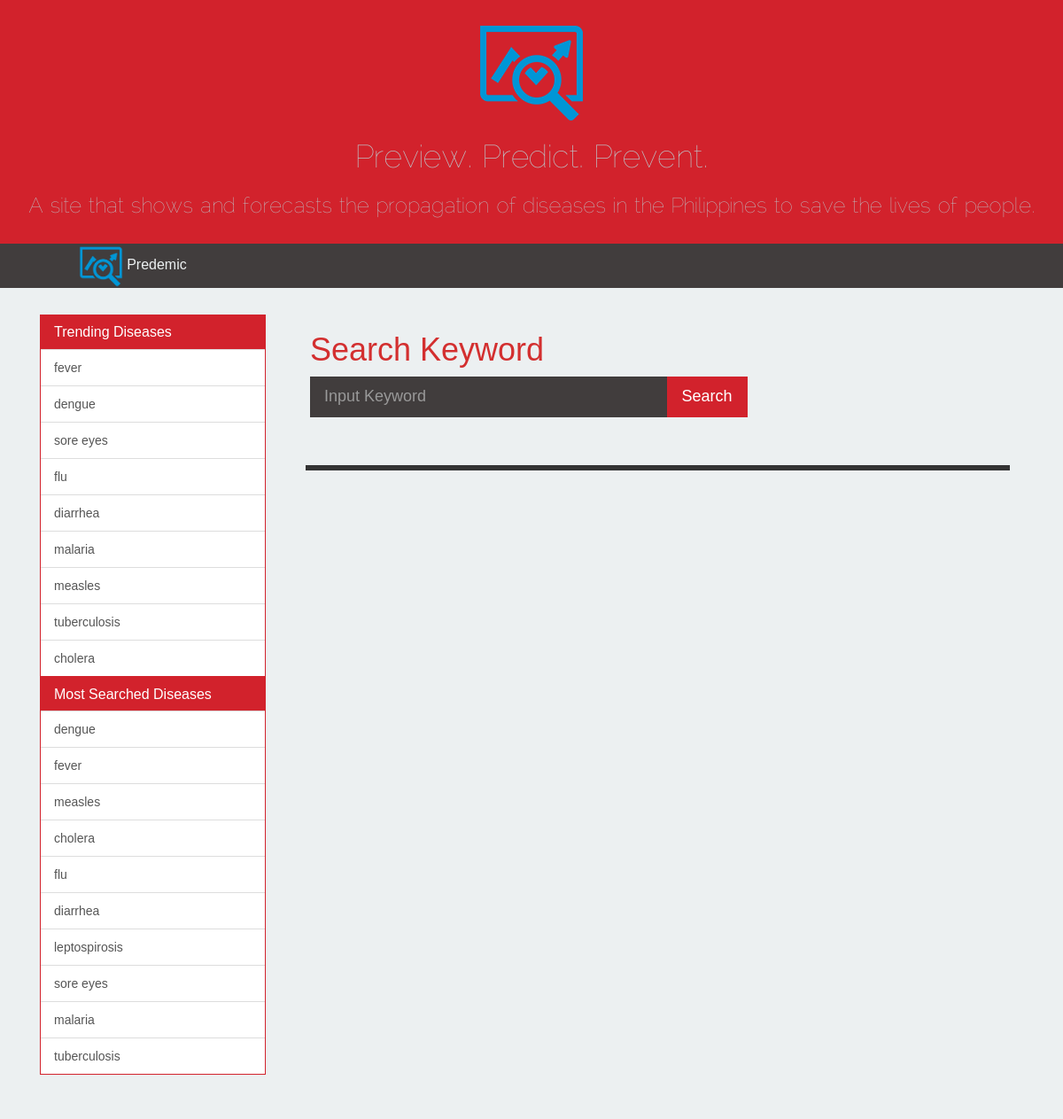
/homepage/, run on an earlier commit of the app's database.
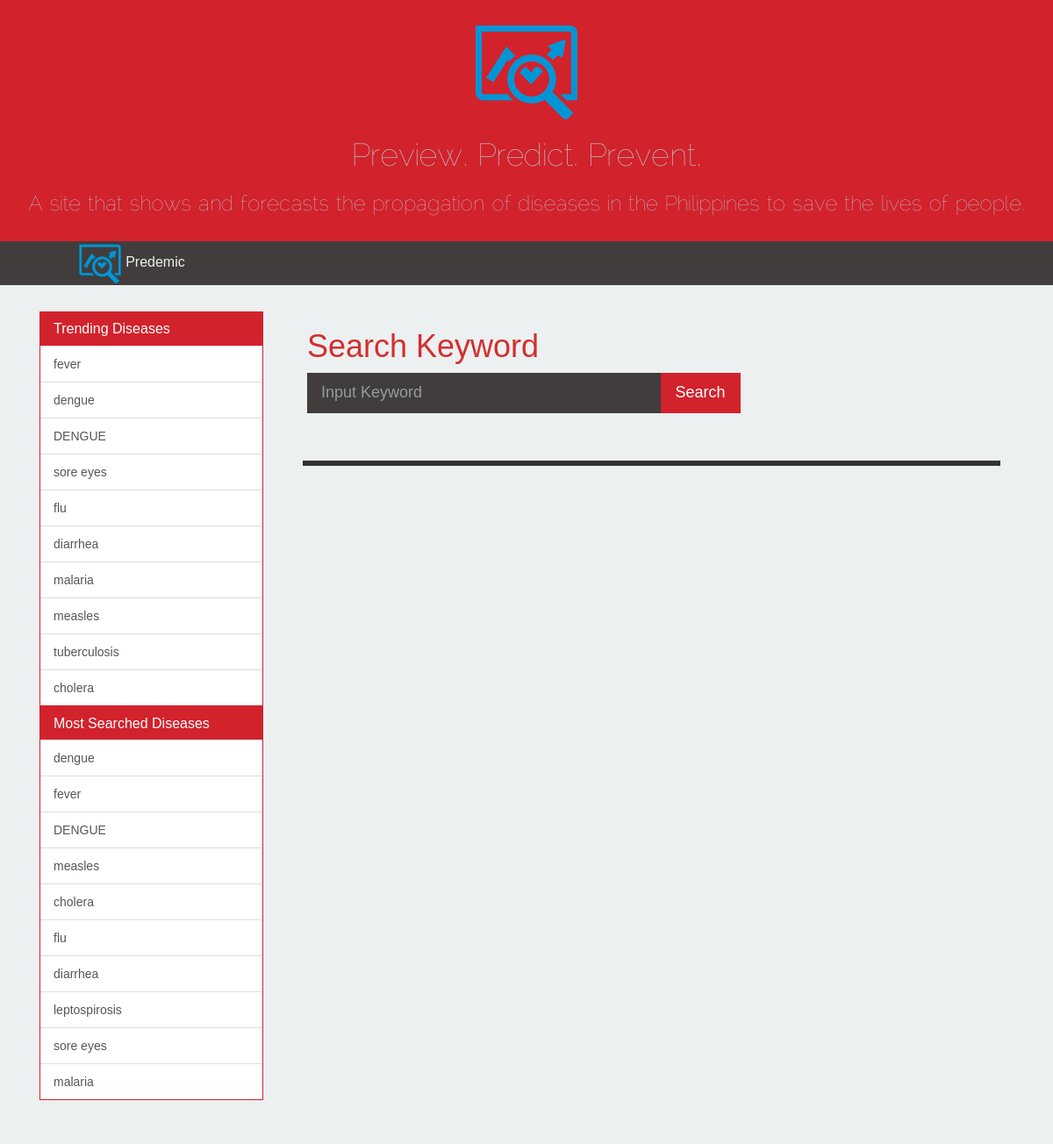
And on a later commit of the database.
### homepage/models.py (models this page shows, shortened)
class Keyword(models.Model):
	word = models.CharField(max_length=128, primary_key=True)
	date = models.DateTimeField()
	searchFrequency = models.PositiveSmallIntegerField(default=1)

### homepage/views.py (the view)
def index(request):
	topSearch = view_most_searched()
	trending = view_trending()
	context_dict = {'topSearch': topSearch, 'trending': trending}
	return render(request, 'homepage/index.html', context_dict)

### homepage/views.py (called while the page is built)
def view_most_searched():
	k = Keyword.objects.order_by('-searchFrequency')[:10]
	return k

def view_trending():
	t = Tweet.objects.values('keyword').order_by('-keyword__count').annotate(Count('keyword'))[:10]
	return t

### templates/homepage/index.html (shortened to what this page needs)
{% extends 'base.html' %}
{% load static %}
{% block css_block %}
    <link href="{% static "css/index.css" %}" rel="stylesheet">
{% endblock %}
{% block side_block %}
    <div class="panel-group" id="trending-div">
        <div class="panel panel-primary panel-primary-custom">
            <div class="panel-heading panel-heading-custom">
                <h4 class="panel-title">
                    <a class="accordion-toggle" data-toggle="collapse" data-parent="#trending-div" href="#trending-div-list">Trending Diseases</a>
                </h4>
            </div>
            <div class="panel-collapse collapse in" id="trending-div-list">
                <div class="list-group">
                    {% if trending %}
                        {% for item in trending %}
                            <a href="#" class="list-group-item">{{ item.keyword }} </a>
                        {% endfor %}
                        {% else %}
                            <strong>Nothing to display.</strong>
                    {% endif %}
                </div>
            </div>
        </div>
    </div>
    <div class="panel-group" id="mostsearched-div">
        <div class="panel panel-primary panel-primary-custom">
            <div class="panel-heading panel-heading-custom">
                <h4 class="panel-title">
                    <a class="accordion-toggle" data-toggle="collapse" data-parent="#mostsearched-div" href="#mostsearched-div-list">Most Searched Diseases</a>
                </h4>
            </div>
            <div class="panel-collapse collapse in" id="mostsearched-div-list">
                <div class="list-group">
                    {% if topSearch %}
                        {% for item in topSearch %}
                            <a href="#" class="list-group-item">{{ item.word }} </a>
                        {% endfor %}
                    {% else %}
                        <strong>Nothing to display</strong>
                    {% endif %}
                </div>
            </div>
        </div>
    </div>
{% endblock %}
{% block main_block %}
    <div id="search-div">
        <h1>Search Keyword</h1>
        <input class="form-control input-lg" id="search-field" type="text" placeholder="Input Keyword"/>
        <button id="search-button" class="btn btn-success btn-lg">Search</button>
    </div>
    <div id="geomap-div" class="row">
        <div class="map-class">
            <div id="map-canvas">
            </div>
        </div>
    </div>
{% endblock %}

### templates/base.html (shortened to what this page needs)
<!DOCTYPE html>
{% load static %}
<html>
<head>
	<link href="{% static "css/bootstrap.min.css" %}" rel="stylesheet">
	<link href="{% static "css/bootstrap-flat.min.css" %}" rel="stylesheet">
	<link href="{% static "css/base.css" %}" rel="stylesheet">
    {% block css_block %} {% endblock %}
</head>
<body>
    <div class="container-fluid">
        <div id="top-banner" class="row text-center">
            <img src="{% static "images/logo.png" %}"/>
            <h1>Preview. Predict. Prevent.</h1>
            <h3>A site that shows and forecasts the propagation of diseases in the Philippines to save the lives of people.<h3>
        </div>
        <div id="nav-div" class="row">
            <div class="col-md-3 text-center">
                <img src="{% static "images/logo.png" %}"width=50px height=50px />
                <span id="site-title">Predemic</span>
            </div>
        </div>
    	<div id="body-main" class="row">
    		<div class="col-md-3">
    			{% block side_block %} {% endblock %}
    		</div>
			<div class="col-md-9">
                {% block main_block %}{% endblock %}
			</div>
    	</div>
</body>
</html>

### static/css/base.css (style rules this page uses)
body > .container-fluid { width: 100%; top: 10%; }
#top-banner { padding: 20px 20px; height: 275px; background-color: #d2222c; color: #BDC3C7; font-family: myFirstFont; }
#nav-div { height: 50px; background-color: #413d3d; }
#site-title { font-size: 16px; color: #ECF0F1; }
#body-main { padding: 30px 30px; background-color: #ECF0F1; }
body { font-family: sans-serif; }
.panel-primary-custom { border-color: #d2222c; }
.panel-primary > .panel-heading-custom { background: #d2222c; border-color: #d2222c; }
#mostsearched-div { margin-top: -20px; }

### static/css/index.css (style rules this page uses)
#search-field { width: 50%; float: left; }
#search-button { float: left; }
#search-div { margin-left: 20px; height: 120px; }
#map-canvas { margin: 30px 30px; border-style: solid; }
#search-div h1 { color: #d32f2f; }
#search-button { background-color: #d2222c; border-color: #d2222c; }
#search-field { background-color: #413d3d; color: #f5f5f5; border-style: none; }

What changed in the data, as far as the page shows it:
no longer on this page (row unchanged): Keyword: word "tuberculosis"
added Keyword: word "DENGUE"
Also different on the page:
new list line: "DENGUE"
